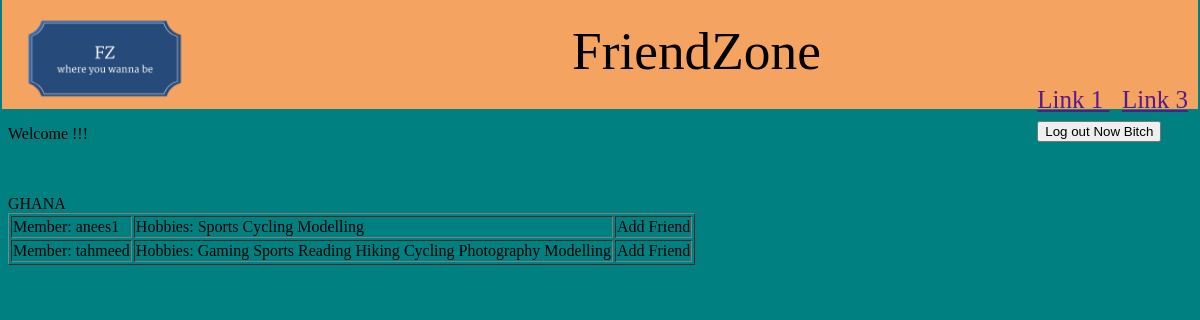
/index/ (signed in), run on the app's committed database.
### FriendZoneApp/models.py (models this page shows)
class UserProfileModel(models.Model):
    user = models.OneToOneField(User, on_delete=models.CASCADE)
    gender = models.CharField(max_length = 1, choices = (('M', 'Male'), ('f', 'Female')), blank = True)
    age = models.PositiveIntegerField(blank = True, null = True)
    image = models.ImageField(upload_to='media/profile_images', blank = True)
    dob = models.DateField(blank = True, null = True)
    email = models.EmailField(blank = True)
    hobby = models.ManyToManyField(Hobby, blank = True)
    def __str__(self):
        return self.user.username
    class Meta:
        verbose_name = 'Profile'
        verbose_name_plural = 'Profiles'

class Hobby(models.Model):
    hobby = models.CharField(max_length= 20, choices = (('Gaming', 'Gaming'), ('Sports', 'Sports'),
    ('Reading', 'Reading'), ('Hiking', 'Hiking'), ('Cycling', 'Cycling'), ('Photography', 'Photography'),
    ('Modelling', 'Modelling')), blank = True)

### FriendZoneApp/views.py (the view)
# urls.py: path('index/', views.index, name='index'),
def index(request):
    loggedInUser = UserProfileModel.objects.exclude(id = request.user.id)
    context = {
        'members' : loggedInUser,
        'loggedInUser' : loggedInUser
    }
    return render(request, 'FriendZoneApp/index.html', context)

### FriendZoneApp/templates/FriendZoneApp/index.html
{% extends "FriendZoneApp/header.html" %}
{% block content %}
    {% if loggedin %}
        <table>
            <tr>
                <td>
                    {% if profile.image %}
                        <img></img>
                    {% else %}
                        <img></img>
                    {% endif %}
                </td>
                <td>
                </td>
            </tr>
        </table>
    {% else %}
        <br>
        <br>
    {% endif %}
        GHANA
        <table border="solid">
        {% for member in members %}
            <tr>
                <td>Member: {{ member }}</td>
                <td>Hobbies:
                    {% for h in member.hobby.all %}
                        {{ h.hobby }}
                    {% endfor %}
                </td>
                <td>Add Friend</td>
            </tr>
        {% endfor %}
        </table>
{% endblock %}

### data on the page
UserProfileModel: user.username "anees1"
Hobby: hobby "Sports"
Hobby: hobby "Cycling"
Hobby: hobby "Modelling"
UserProfileModel: user.username "tahmeed"
Hobby: hobby "Gaming"
Hobby: hobby "Reading"
Hobby: hobby "Hiking"
Hobby: hobby "Photography"
